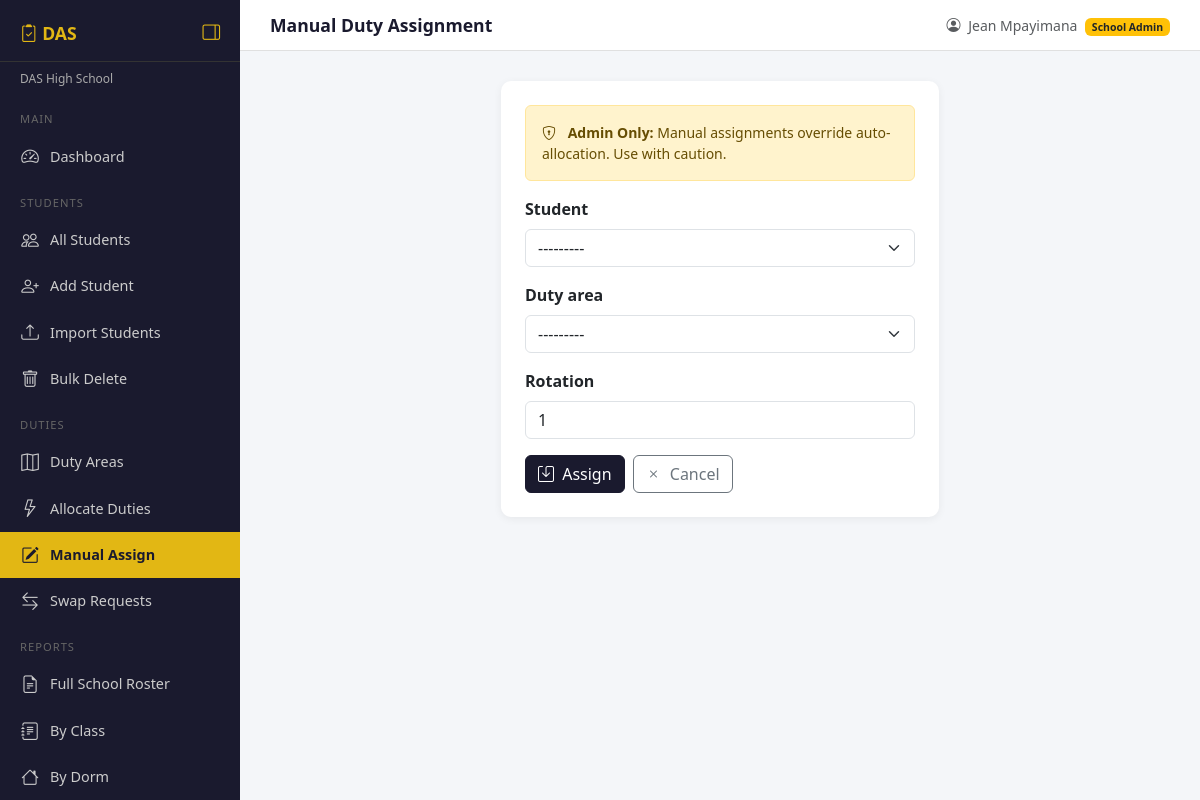
Screenshot of /duties/manual-assign/ (signed in) with the database file from the repository.
### accounts/models.py (models this page shows, shortened)
class User(AbstractUser):
    ROLES = [
        ('superadmin', 'Super Admin'),
        ('admin', 'School Admin'),
        ('prefect', 'Prefect'),
    ]
    role = models.CharField(max_length=20, choices=ROLES, default='prefect')
    school = models.ForeignKey(
        'schools.School',
        on_delete=models.SET_NULL,
        null=True, blank=True,
        related_name='users'
    )
    def is_school_admin(self):
        return self.role in ['admin', 'superadmin']

### schools/models.py (models this page shows)
class School(models.Model):
    name        = models.CharField(max_length=200)
    code        = models.CharField(max_length=20, unique=True)
    address     = models.TextField(blank=True)
    logo        = models.ImageField(upload_to='school_logos/', blank=True, null=True)
    motto       = models.CharField(max_length=200, blank=True)
    email = models.EmailField(unique=True, blank=True, default='')
    phone       = models.CharField(max_length=20, blank=True)
    is_active   = models.BooleanField(default=True)
    registered_at = models.DateTimeField(auto_now_add=True)
    def __str__(self):
        return self.name

### duties/views.py (the view, shortened to what this page needs)
# urls.py: path('manual-assign/',      views.manual_assign,    name='manual_assign'),
@login_required
def manual_assign(request):
    if not request.user.is_school_admin():
        messages.error(request, "Only admins can manually assign duties.")
        return redirect('duty_area_list')
    school = get_school(request)
    term   = Term.objects.filter(school=school, is_current=True).first()
    form   = ManualAssignForm(school, term, request.POST or None)
    return render(request, 'duties/manual_assign.html', {'form': form})

### duties/forms.py
class ManualAssignForm(forms.ModelForm):
    class Meta:
        model  = DutyAssignment
        fields = ['student', 'duty_area', 'rotation']
    def __init__(self, school, term, *args, **kwargs):
        super().__init__(*args, **kwargs)
        from students.models import Student
        self.fields['student'].queryset   = Student.objects.filter(
            school=school, status=Student.STATUS_ACTIVE
        )
        self.fields['duty_area'].queryset = DutyArea.objects.filter(
            school=school, is_active=True
        )
        add_bootstrap(self)

### duties/forms.py (called while the page is built)
def add_bootstrap(form):
    for field in form.fields.values():
        if hasattr(field.widget, 'attrs'):
            existing = field.widget.attrs.get('class', '')
            if 'form-control' not in existing and 'form-select' not in existing:
                if isinstance(field.widget, (forms.Select, forms.SelectMultiple)):
                    field.widget.attrs['class'] = 'form-select'
                else:
                    field.widget.attrs['class'] = 'form-control'
    return form

### duties/models.py (called while the page is built)
    def __str__(self):
        return f"{self.label} — {self.name}"

### duties/views.py (called while the page is built)
def get_school(request):
    return request.user.school

### students/models.py (called while the page is built)
    def __str__(self):
        return f"{self.admission_number} — {self.last_name} {self.first_name}"

### templates/duties/manual_assign.html (shortened to what this page needs)
{% extends 'base.html' %}
{% block page_title %}Manual Duty Assignment{% endblock %}
{% block content %}
<div class="row justify-content-center">
  <div class="col-md-6">
    <div class="card p-4">
      <div class="alert alert-warning small">
        <i class="bi bi-shield-lock me-2"></i>
        <strong>Admin Only:</strong> Manual assignments override auto-allocation.
        Use with caution.
      </div>
      <form method="post">
        {% for field in form %}
        <div class="mb-3">
          <label class="form-label fw-semibold">{{ field.label }}</label>
          {{ field }}
        </div>
        {% endfor %}
        <div class="d-flex gap-2">
          <button type="submit" class="btn btn-primary">
            <i class="bi bi-save me-1"></i> Assign
          </button>
          <a href="{% url 'duty_area_list' %}" class="btn btn-outline-secondary">
            <i class="bi bi-x me-1"></i> Cancel
          </a>
        </div>
      </form>
    </div>
  </div>
</div>
{% endblock %}

### templates/base.html (shortened to what this page needs)
<!DOCTYPE html>
<html lang="en">
<head>
  <link href="https://cdn.jsdelivr.net/npm/bootstrap@5.3.0/dist/css/bootstrap.min.css" rel="stylesheet">
  <link href="https://cdn.jsdelivr.net/npm/bootstrap-icons@1.10.5/font/bootstrap-icons.css" rel="stylesheet">
</head>
<body>
<div class="sidebar" id="sidebar">
  <div class="brand">
    <span class="brand-text">
      <i class="bi bi-clipboard2-check"></i> DAS
    </span>
    <button class="toggle-btn" id="toggleBtn" title="Toggle Sidebar">
      <i class="bi bi-layout-sidebar-reverse" id="toggleIcon"></i>
    </button>
  </div>
  <div class="school-name">{{ request.user.school }}</div>
  <div class="nav-section">Main</div>
  <a href="{% url 'dashboard' %}"
     data-title="Dashboard"
     class="{% if request.resolver_match.url_name == 'dashboard' %}active{% endif %}">
    <i class="bi bi-speedometer2"></i>
    <span class="nav-label">Dashboard</span>
  </a>
  <div class="nav-section">Students</div>
  <a href="{% url 'student_list' %}"
     data-title="All Students"
     class="{% if request.resolver_match.url_name == 'student_list' %}active{% endif %}">
    <i class="bi bi-people"></i>
    <span class="nav-label">All Students</span>
  </a>
  <a href="{% url 'student_create' %}"
     data-title="Add Student"
     class="{% if request.resolver_match.url_name == 'student_create' %}active{% endif %}">
    <i class="bi bi-person-plus"></i>
    <span class="nav-label">Add Student</span>
  </a>
  <a href="{% url 'student_import' %}"
     data-title="Import Students"
     class="{% if request.resolver_match.url_name == 'student_import' %}active{% endif %}">
    <i class="bi bi-upload"></i>
    <span class="nav-label">Import Students</span>
  </a>
  <a href="{% url 'student_bulk_delete' %}"
     data-title="Bulk Delete"
     class="{% if request.resolver_match.url_name == 'student_bulk_delete' %}active{% endif %}">
    <i class="bi bi-trash"></i>
    <span class="nav-label">Bulk Delete</span>
  </a>
  <div class="nav-section">Duties</div>
  <a href="{% url 'duty_area_list' %}"
     data-title="Duty Areas"
     class="{% if request.resolver_match.url_name == 'duty_area_list' %}active{% endif %}">
    <i class="bi bi-map"></i>
    <span class="nav-label">Duty Areas</span>
  </a>
  <a href="{% url 'allocate' %}"
     data-title="Allocate Duties"
     class="{% if request.resolver_match.url_name == 'allocate' %}active{% endif %}">
    <i class="bi bi-lightning"></i>
    <span class="nav-label">Allocate Duties</span>
  </a>
  <a href="{% url 'manual_assign' %}"
     data-title="Manual Assign"
     class="{% if request.resolver_match.url_name == 'manual_assign' %}active{% endif %}">
    <i class="bi bi-pencil-square"></i>
    <span class="nav-label">Manual Assign</span>
  </a>
  <a href="{% url 'swap_list' %}"
     data-title="Swap Requests"
     class="{% if request.resolver_match.url_name == 'swap_list' %}active{% endif %}">
    <i class="bi bi-arrow-left-right"></i>
    <span class="nav-label">Swap Requests</span>
  </a>
  <div class="nav-section">Reports</div>
  <a href="{% url 'report_full_school' %}"
     data-title="Full School Roster"
     class="{% if request.resolver_match.url_name == 'report_full_school' %}active{% endif %}">
    <i class="bi bi-file-earmark-text"></i>
    <span class="nav-label">Full School Roster</span>
  </a>
  <a href="{% url 'report_by_class' %}"
     data-title="By Class"
     class="{% if request.resolver_match.url_name == 'report_by_class' %}active{% endif %}">
    <i class="bi bi-journal-text"></i>
    <span class="nav-label">By Class</span>
  </a>
  <a href="{% url 'report_by_dorm' %}"
     data-title="By Dorm"
     class="{% if request.resolver_match.url_name == 'report_by_dorm' %}active{% endif %}">
    <i class="bi bi-house"></i>
    <span class="nav-label">By Dorm</span>
  </a>
  </div>
<div class="main-content" id="mainContent">
  <div class="topbar">
    <span class="page-title">{% block page_title %}Dashboard{% endblock %}</span>
    <span class="text-muted small">
      <i class="bi bi-person-circle me-1"></i>
      {{ request.user.get_full_name|default:request.user.username }}
      <span class="badge bg-warning text-dark ms-1">
        {{ request.user.get_role_display }}
      </span>
    </span>
  </div>
  <div class="content-area">
    {% block content %}{% endblock %}
  </div>
</div>
</body>
</html>

### templates/base.html (style rules this page uses)
body { background: #f4f6f9; font-family: 'Segoe UI', sans-serif; }
.sidebar { min-height: 100vh; background: #1a1a2e; color: white; width: 240px; position: fixed; top: 0; left: 0; bottom: 0; padding-top: 20px; z-index: 100; overflow-y: scroll; overflow-x: hidden; transition: width 0.25s ease; }
.sidebar .brand { font-size: 1.1rem; font-weight: 700; color: #e2b714; padding: 0 20px 15px; border-bottom: 1px solid #333; display: flex; align-items: center; justify-content: space-between; white-space: nowrap; }
.brand-text { transition: opacity 0.2s ease; }
.toggle-btn { background: none; border: none; color: #e2b714; cursor: pointer; font-size: 1.1rem; padding: 0; line-height: 1; flex-shrink: 0; }
.sidebar .school-name { font-size: 0.75rem; color: #aaa; padding: 8px 20px; white-space: nowrap; overflow: hidden; text-overflow: ellipsis; transition: opacity 0.2s; }
.sidebar .nav-section { font-size: 0.7rem; color: #666; padding: 15px 20px 5px; text-transform: uppercase; letter-spacing: 1px; white-space: nowrap; transition: opacity 0.2s; }
.sidebar a { display: flex; align-items: center; color: #ccc; text-decoration: none; padding: 10px 20px; font-size: 0.9rem; transition: background 0.2s, color 0.2s; white-space: nowrap; }
.sidebar a.active { background: #e2b714; color: #1a1a2e; font-weight: 700; }
.sidebar a i { font-size: 1.1rem; flex-shrink: 0; width: 20px; text-align: center; }
.nav-label { margin-left: 10px; transition: opacity 0.2s; }
.main-content { margin-left: 240px; padding: 0; transition: margin-left 0.25s ease; }
.topbar { background: white; border-bottom: 1px solid #e0e0e0; padding: 12px 30px; display: flex; justify-content: space-between; align-items: center; position: sticky; top: 0; z-index: 99; }
.topbar .page-title { font-weight: 600; font-size: 1.1rem; color: #1a1a2e; }
.content-area { padding: 30px; }
.card { border: none; border-radius: 10px; box-shadow: 0 2px 8px rgba(0,0,0,0.06); }
.btn-primary { background: #1a1a2e; border-color: #1a1a2e; }

### rows the page displays
User: user.school "DAS High School", user.get_full_name "Jean Mpayimana", user.role "School Admin"

### other values shown
{{ field.label }} "Student" "Duty area" "Rotation"
